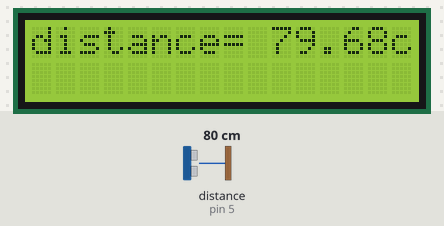
Recording of a sketch running on a simulated Arduino Uno, built with avr-gcc and run on an emulated ATmega328P. On the bench: 16×2 character LCD. Wiring (inferred from the names in the program): ultrasonic range finder: trigger pin 6; echo pin 5. The inputs (shaded band) are chosen by the test bench; at power-on: distance to the obstacle (sensor on pin 5) 80 cm. The echo pulse lasts 58.3 µs per cm.

Above: at 1.2 s.
1.3 s: distance to the obstacle (sensor on pin 5) set to 9 cm
At 1.32 s:
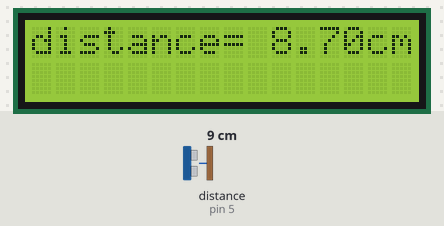
2.8 s: distance to the obstacle (sensor on pin 5) set to 18 cm
At 3.2 s:
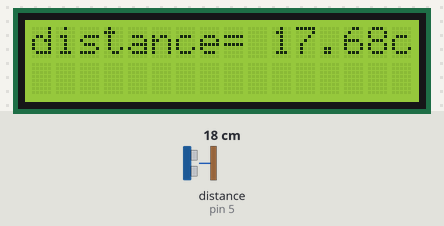
4.3 s: distance to the obstacle (sensor on pin 5) set to 2 cm
At 5.7 s:
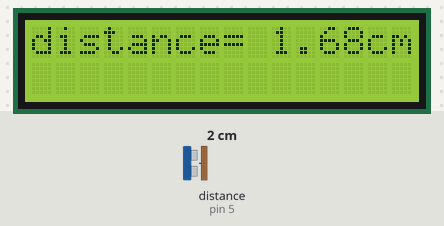

The sketch:

LCD_ULTRASONIC.ino
```cpp
#include<LiquidCrystal.h>
LiquidCrystal lcd (7,8,9,10,11,12);

int TRIG=6;
int ECHO=5;
float distance;
float Time;


void setup() {
  lcd.begin(16,2);
  lcd.clear();
  pinMode(TRIG,OUTPUT);
  pinMode(ECHO,INPUT);

}

void loop() {
  lcd.setCursor(0,0);
  digitalWrite(TRIG,LOW);
  delayMicroseconds(2);
  digitalWrite(TRIG,HIGH);
  delayMicroseconds(10);
  digitalWrite(TRIG,LOW);
  Time=pulseIn(ECHO,HIGH);
  distance=(0.0343*Time)/2;
  lcd.print("distance= ");
  lcd.print(distance);
  lcd.println("cm");


}
```

Measured:
- after the input at 1.3 s, the display: changes at once (image 1)
- after the input at 2.8 s, the display: changes at once (image 2)
- after the input at 4.3 s, the display: changes at once (image 3)
